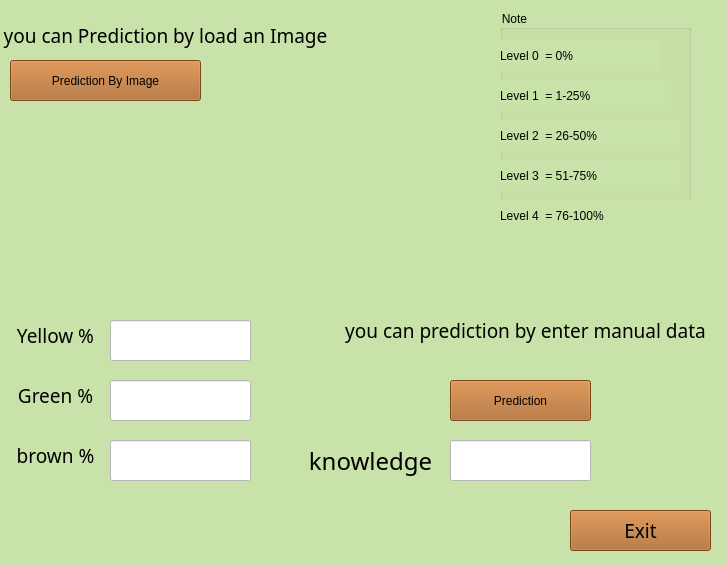
<?xml version="1.0" encoding="UTF-8"?>
<ui version="4.0">
 <class>Form</class>
 <widget class="QWidget" name="Form">
  <property name="geometry">
   <rect>
    <x>0</x>
    <y>0</y>
    <width>727</width>
    <height>565</height>
   </rect>
  </property>
  <property name="windowTitle">
   <string>Form</string>
  </property>
  <property name="styleSheet">
   <string notr="true">background-color: rgb(201, 226, 169);</string>
  </property>
  <widget class="QPushButton" name="pushButton_3">
   <property name="geometry">
    <rect>
     <x>10</x>
     <y>60</y>
     <width>191</width>
     <height>41</height>
    </rect>
   </property>
   <property name="styleSheet">
    <string notr="true">background-color: rgb(232, 232, 232);
background-color: rgb(170, 99, 36);
font: 12pt &quot;MV Boli&quot;;</string>
   </property>
   <property name="text">
    <string>Prediction By Image</string>
   </property>
   <property name="icon">
    <iconset>
     <normaloff>Icons/1200px-Picture_icon_BLACK.svg.png</normaloff>Icons/1200px-Picture_icon_BLACK.svg.png</iconset>
   </property>
   <property name="iconSize">
    <size>
     <width>24</width>
     <height>24</height>
    </size>
   </property>
  </widget>
  <widget class="QLineEdit" name="lineEdit_3">
   <property name="geometry">
    <rect>
     <x>110</x>
     <y>440</y>
     <width>141</width>
     <height>41</height>
    </rect>
   </property>
   <property name="font">
    <font>
     <pointsize>12</pointsize>
    </font>
   </property>
   <property name="styleSheet">
    <string notr="true">background-color: rgb(255,255,255);</string>
   </property>
  </widget>
  <widget class="QLabel" name="label_2">
   <property name="geometry">
    <rect>
     <x>10</x>
     <y>380</y>
     <width>91</width>
     <height>31</height>
    </rect>
   </property>
   <property name="font">
    <font>
     <family>MV Boli</family>
     <pointsize>14</pointsize>
     <weight>50</weight>
     <italic>false</italic>
     <bold>false</bold>
    </font>
   </property>
   <property name="styleSheet">
    <string notr="true">font: 14pt &quot;MV Boli&quot;;</string>
   </property>
   <property name="text">
    <string>Green %</string>
   </property>
   <property name="alignment">
    <set>Qt::AlignCenter</set>
   </property>
   <property name="buddy">
    <cstring>lineEdit_2</cstring>
   </property>
  </widget>
  <widget class="QLabel" name="label_3">
   <property name="geometry">
    <rect>
     <x>10</x>
     <y>440</y>
     <width>91</width>
     <height>31</height>
    </rect>
   </property>
   <property name="font">
    <font>
     <family>MV Boli</family>
     <pointsize>14</pointsize>
     <weight>50</weight>
     <italic>false</italic>
     <bold>false</bold>
    </font>
   </property>
   <property name="styleSheet">
    <string notr="true">font: 14pt &quot;MV Boli&quot;;</string>
   </property>
   <property name="frameShape">
    <enum>QFrame::NoFrame</enum>
   </property>
   <property name="text">
    <string>brown %</string>
   </property>
   <property name="alignment">
    <set>Qt::AlignCenter</set>
   </property>
   <property name="buddy">
    <cstring>label_3</cstring>
   </property>
  </widget>
  <widget class="QLabel" name="label_5">
   <property name="geometry">
    <rect>
     <x>0</x>
     <y>20</y>
     <width>331</width>
     <height>31</height>
    </rect>
   </property>
   <property name="font">
    <font>
     <family>Myanmar Text</family>
     <pointsize>14</pointsize>
     <weight>9</weight>
     <italic>false</italic>
     <bold>false</bold>
    </font>
   </property>
   <property name="autoFillBackground">
    <bool>false</bool>
   </property>
   <property name="styleSheet">
    <string notr="true">font: 75 14pt &quot;Myanmar Text&quot;;</string>
   </property>
   <property name="text">
    <string>you can Prediction by load an Image</string>
   </property>
   <property name="textFormat">
    <enum>Qt::AutoText</enum>
   </property>
   <property name="scaledContents">
    <bool>false</bool>
   </property>
   <property name="alignment">
    <set>Qt::AlignCenter</set>
   </property>
   <property name="buddy">
    <cstring>lineEdit_4</cstring>
   </property>
  </widget>
  <widget class="QGroupBox" name="groupBox">
   <property name="geometry">
    <rect>
     <x>500</x>
     <y>10</y>
     <width>191</width>
     <height>221</height>
    </rect>
   </property>
   <property name="styleSheet">
    <string notr="true">font: 14pt &quot;MV Boli&quot;;</string>
   </property>
   <property name="title">
    <string>Note</string>
   </property>
   <widget class="QLabel" name="label_8">
    <property name="enabled">
     <bool>true</bool>
    </property>
    <property name="geometry">
     <rect>
      <x>0</x>
      <y>30</y>
      <width>161</width>
      <height>31</height>
     </rect>
    </property>
    <property name="text">
     <string>Level 0  = 0%</string>
    </property>
   </widget>
   <widget class="QLabel" name="label_10">
    <property name="enabled">
     <bool>true</bool>
    </property>
    <property name="geometry">
     <rect>
      <x>0</x>
      <y>70</y>
      <width>171</width>
      <height>31</height>
     </rect>
    </property>
    <property name="text">
     <string>Level 1  = 1-25%</string>
    </property>
   </widget>
   <widget class="QLabel" name="label_12">
    <property name="enabled">
     <bool>true</bool>
    </property>
    <property name="geometry">
     <rect>
      <x>0</x>
      <y>150</y>
      <width>181</width>
      <height>31</height>
     </rect>
    </property>
    <property name="text">
     <string>Level 3  = 51-75%</string>
    </property>
   </widget>
   <widget class="QLabel" name="label_13">
    <property name="enabled">
     <bool>true</bool>
    </property>
    <property name="geometry">
     <rect>
      <x>0</x>
      <y>110</y>
      <width>181</width>
      <height>31</height>
     </rect>
    </property>
    <property name="text">
     <string>Level 2  = 26-50%</string>
    </property>
   </widget>
   <widget class="QLabel" name="label_11">
    <property name="enabled">
     <bool>true</bool>
    </property>
    <property name="geometry">
     <rect>
      <x>0</x>
      <y>190</y>
      <width>191</width>
      <height>31</height>
     </rect>
    </property>
    <property name="text">
     <string>Level 4  = 76-100%</string>
    </property>
   </widget>
  </widget>
  <widget class="QLineEdit" name="lineEdit_4">
   <property name="geometry">
    <rect>
     <x>110</x>
     <y>320</y>
     <width>141</width>
     <height>41</height>
    </rect>
   </property>
   <property name="font">
    <font>
     <pointsize>12</pointsize>
    </font>
   </property>
   <property name="styleSheet">
    <string notr="true">background-color: rgb(255,255,255);</string>
   </property>
  </widget>
  <widget class="QPushButton" name="pushButton_6">
   <property name="geometry">
    <rect>
     <x>450</x>
     <y>380</y>
     <width>141</width>
     <height>41</height>
    </rect>
   </property>
   <property name="styleSheet">
    <string notr="true">background-color: rgb(232, 232, 232);
background-color: rgb(170, 99, 36);
font: 14pt &quot;MV Boli&quot;;</string>
   </property>
   <property name="text">
    <string>Prediction</string>
   </property>
   <property name="icon">
    <iconset>
     <normaloff>Icons/build-1953646-1647427.png</normaloff>Icons/build-1953646-1647427.png</iconset>
   </property>
   <property name="iconSize">
    <size>
     <width>22</width>
     <height>22</height>
    </size>
   </property>
  </widget>
  <widget class="QPushButton" name="pushButton_2">
   <property name="geometry">
    <rect>
     <x>570</x>
     <y>510</y>
     <width>141</width>
     <height>41</height>
    </rect>
   </property>
   <property name="font">
    <font>
     <family>MV Boli</family>
     <pointsize>14</pointsize>
     <weight>50</weight>
     <italic>false</italic>
     <bold>false</bold>
    </font>
   </property>
   <property name="styleSheet">
    <string notr="true">background-color: rgb(232, 232, 232);
background-color: rgb(170, 99, 36);
font: 14pt &quot;MV Boli&quot;;</string>
   </property>
   <property name="text">
    <string>Exit</string>
   </property>
   <property name="icon">
    <iconset>
     <normaloff>Icons/Door_Out-512-removebg-preview.png</normaloff>Icons/Door_Out-512-removebg-preview.png</iconset>
   </property>
   <property name="iconSize">
    <size>
     <width>28</width>
     <height>28</height>
    </size>
   </property>
   <property name="shortcut">
    <string extracomment="If you want to close this window, click it"/>
   </property>
  </widget>
  <widget class="QLineEdit" name="lineEdit_2">
   <property name="geometry">
    <rect>
     <x>110</x>
     <y>380</y>
     <width>141</width>
     <height>41</height>
    </rect>
   </property>
   <property name="font">
    <font>
     <pointsize>12</pointsize>
    </font>
   </property>
   <property name="styleSheet">
    <string notr="true">background-color: rgb(255,255,255);</string>
   </property>
  </widget>
  <widget class="QLabel" name="label_6">
   <property name="geometry">
    <rect>
     <x>340</x>
     <y>310</y>
     <width>371</width>
     <height>41</height>
    </rect>
   </property>
   <property name="font">
    <font>
     <family>Myanmar Text</family>
     <pointsize>14</pointsize>
     <weight>9</weight>
     <italic>false</italic>
     <bold>false</bold>
    </font>
   </property>
   <property name="autoFillBackground">
    <bool>false</bool>
   </property>
   <property name="styleSheet">
    <string notr="true">font: 75 14pt &quot;Myanmar Text&quot;;</string>
   </property>
   <property name="text">
    <string>you can prediction by enter manual data</string>
   </property>
   <property name="textFormat">
    <enum>Qt::AutoText</enum>
   </property>
   <property name="scaledContents">
    <bool>false</bool>
   </property>
   <property name="alignment">
    <set>Qt::AlignCenter</set>
   </property>
   <property name="buddy">
    <cstring>lineEdit_4</cstring>
   </property>
  </widget>
  <widget class="QLabel" name="label_4">
   <property name="geometry">
    <rect>
     <x>300</x>
     <y>440</y>
     <width>141</width>
     <height>41</height>
    </rect>
   </property>
   <property name="font">
    <font>
     <family>Myanmar Text</family>
     <pointsize>18</pointsize>
     <weight>9</weight>
     <italic>false</italic>
     <bold>false</bold>
    </font>
   </property>
   <property name="autoFillBackground">
    <bool>false</bool>
   </property>
   <property name="styleSheet">
    <string notr="true">font: 75 18pt &quot;Myanmar Text&quot;;
</string>
   </property>
   <property name="text">
    <string>knowledge</string>
   </property>
   <property name="textFormat">
    <enum>Qt::AutoText</enum>
   </property>
   <property name="scaledContents">
    <bool>false</bool>
   </property>
   <property name="alignment">
    <set>Qt::AlignCenter</set>
   </property>
   <property name="buddy">
    <cstring>lineEdit_4</cstring>
   </property>
  </widget>
  <widget class="QLabel" name="label">
   <property name="geometry">
    <rect>
     <x>10</x>
     <y>320</y>
     <width>91</width>
     <height>31</height>
    </rect>
   </property>
   <property name="font">
    <font>
     <family>MV Boli</family>
     <pointsize>14</pointsize>
     <weight>50</weight>
     <italic>false</italic>
     <bold>false</bold>
    </font>
   </property>
   <property name="mouseTracking">
    <bool>false</bool>
   </property>
   <property name="styleSheet">
    <string notr="true">font: 14pt &quot;MV Boli&quot;;</string>
   </property>
   <property name="frameShape">
    <enum>QFrame::NoFrame</enum>
   </property>
   <property name="frameShadow">
    <enum>QFrame::Plain</enum>
   </property>
   <property name="lineWidth">
    <number>1</number>
   </property>
   <property name="midLineWidth">
    <number>0</number>
   </property>
   <property name="text">
    <string>Yellow %</string>
   </property>
   <property name="textFormat">
    <enum>Qt::AutoText</enum>
   </property>
   <property name="alignment">
    <set>Qt::AlignCenter</set>
   </property>
   <property name="buddy">
    <cstring>lineEdit</cstring>
   </property>
  </widget>
  <widget class="QLineEdit" name="lineEdit">
   <property name="geometry">
    <rect>
     <x>450</x>
     <y>440</y>
     <width>141</width>
     <height>41</height>
    </rect>
   </property>
   <property name="font">
    <font>
     <pointsize>12</pointsize>
    </font>
   </property>
   <property name="styleSheet">
    <string notr="true">background-color: rgb(255,255,255);</string>
   </property>
  </widget>
  <widget class="QLabel" name="label_7">
   <property name="geometry">
    <rect>
     <x>70</x>
     <y>110</y>
     <width>361</width>
     <height>201</height>
    </rect>
   </property>
   <property name="text">
    <string/>
   </property>
   <property name="pixmap">
    <pixmap>Icons/istockphoto-545097212-1024x1024-removebg-preview.png</pixmap>
   </property>
   <property name="scaledContents">
    <bool>true</bool>
   </property>
  </widget>
 </widget>
 <resources/>
 <connections/>
</ui>
